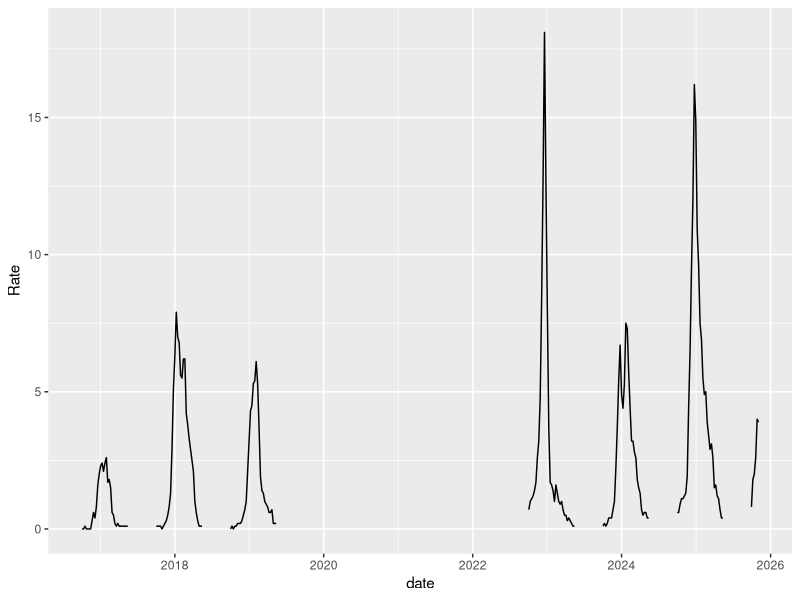
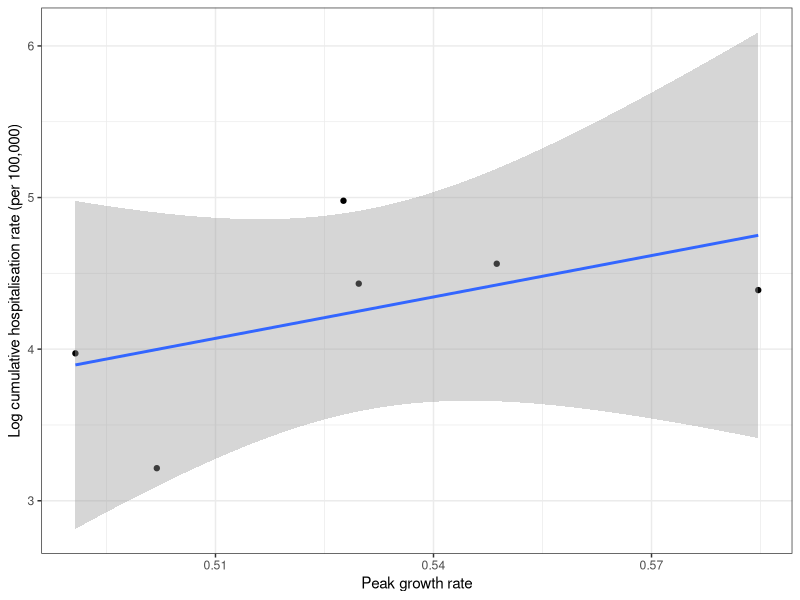
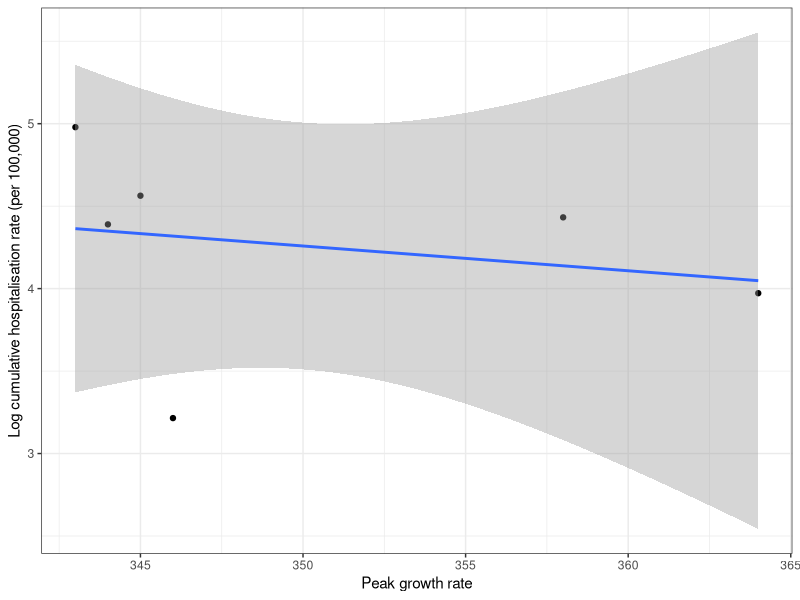
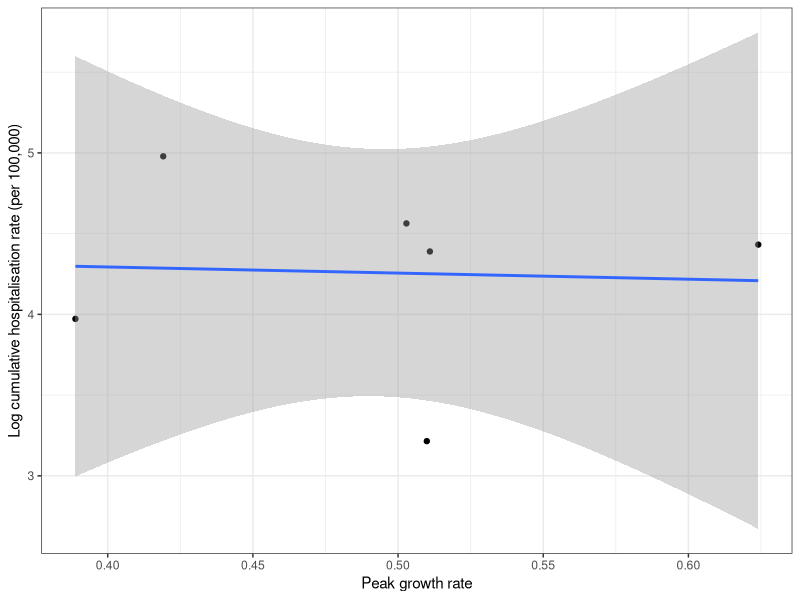
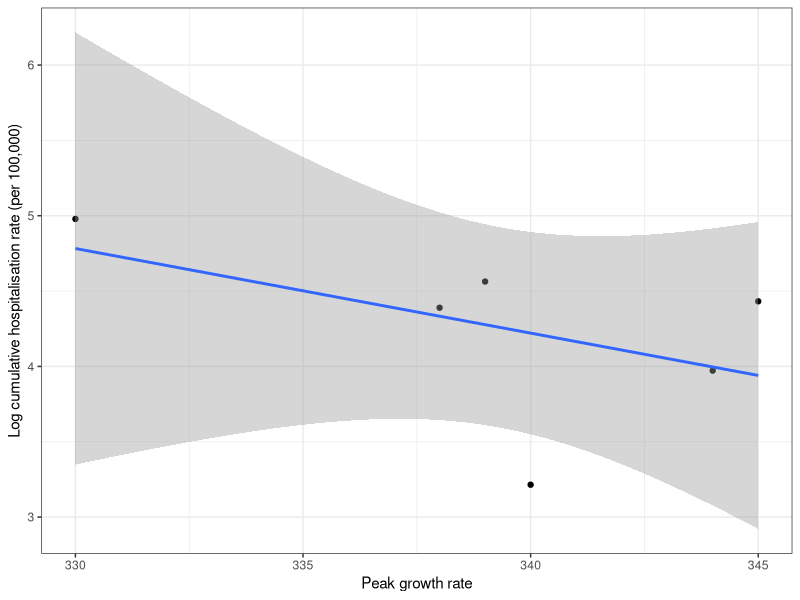

R code for these plots, in order:
## Check if peak, timing or second derivative of growth rate correlates with cumulative hospitalisations for each season

library(tidyverse)
setwd("~/Documents/GitHub/influenza_H3N2_k_clade/")

hosp_dat <- read_csv('data/hospitalisations/weekly_hospital_admissions_flu_overall.csv')

hosp_dat$date <- lubridate::dmy(hosp_dat$Date)
ggplot(hosp_dat) + geom_line(aes(x=date,y=Rate,group=Season))
hosp_dat_summ <- hosp_dat %>% group_by(Season) %>% summarize(total_hosp = sum(Rate))

## H3 seasons
Season <- c("2016/17", "2017/18", "2018/19", "2022/23", "2023/24", "2024/25", "2025/26")
Season1 <- c("2016 to 2017", "2017 to 2018", "2018 to 2019", "2022 to 2023", "2023 to 2024", "2024 to 2025", "2025 to 2026")
Dominant <- c("H3", "B", "H1", "H3", "Mixed", "H1", "H3")
Season_key <- data.frame(Season=Season1,season=Season,Dominant=Dominant)

## Compare to flunet growth rates
flunet_grs <- read_csv("results/flunet_all_growth_rates.csv")
get_peak_grs <- flunet_grs %>% group_by(season) %>% filter(y == max(y)) %>% select(y,season,day_of_year)

## Does peak growth rate predict total hospitalisations?
fit_dat <- left_join(hosp_dat_summ, Season_key) %>% select(-Season) %>% left_join(get_peak_grs) %>%
  filter(Season != "2025/26")
p_hosp_regression_flunet_peak <-   ggplot(fit_dat) + geom_point(aes(x=y,y=log(total_hosp)))+ geom_smooth(aes(x=y,y=log(total_hosp)),method="lm") +
    theme_bw() +
    xlab("Peak growth rate") +
    ylab("Log cumulative hospitalisation rate (per 100,000)")

summary(lm(log(total_hosp) ~ y, data=fit_dat))

## Does timing of peak growth rate predict total hospitalisations?
p_hosp_regression_flunet_peak_time <- left_join(hosp_dat_summ, Season_key) %>% select(-Season) %>% left_join(get_peak_grs) %>%
  filter(Season != "2025/26") %>%
  ggplot() + geom_point(aes(x=day_of_year,y=log(total_hosp)))+ geom_smooth(aes(x=day_of_year,y=log(total_hosp)),method="lm") +
  theme_bw() +
  xlab("Peak growth rate") +
  ylab("Log cumulative hospitalisation rate (per 100,000)")

summary(lm(log(total_hosp) ~ day_of_year, data=fit_dat))

ggsave(p_hosp_regression_flunet_peak, filename="figures/hospitalisations_vs_flunet_peak_gr.png", width=5, height=3)
ggsave(p_hosp_regression_flunet_peak_time, filename="figures/hospitalisations_vs_flunet_peak_gr_time.png", width=5, height=3)



## Compare to UKHSA growth rates
flunet_grs <- read_csv("results/ukhsa_all_flu_growth_rates.csv")
get_peak_grs <- flunet_grs %>% group_by(season) %>% filter(y == max(y)) %>% mutate(day_of_year=yday(date)) %>% select(y,season,day_of_year)

## Does peak growth rate predict total hospitalisations?
fit_dat <- left_join(hosp_dat_summ, Season_key) %>% select(-Season) %>% left_join(get_peak_grs) %>%
  filter(Season != "2025/26")
p_hosp_regression_ukhsa_peak <-   ggplot(fit_dat) + geom_point(aes(x=y,y=log(total_hosp)))+ geom_smooth(aes(x=y,y=log(total_hosp)),method="lm") +
  theme_bw() +
  xlab("Peak growth rate") +
  ylab("Log cumulative hospitalisation rate (per 100,000)")

summary(lm(log(total_hosp) ~ y, data=fit_dat))

## Does timing of peak growth rate predict total hospitalisations?
p_hosp_regression_ukhsa_peak_time <- left_join(hosp_dat_summ, Season_key) %>% select(-Season) %>% left_join(get_peak_grs) %>%
  filter(Season != "2025/26") %>%
  ggplot() + geom_point(aes(x=day_of_year,y=log(total_hosp)))+ geom_smooth(aes(x=day_of_year,y=log(total_hosp)),method="lm") +
  theme_bw() +
  xlab("Peak growth rate") +
  ylab("Log cumulative hospitalisation rate (per 100,000)")

summary(lm(log(total_hosp) ~ day_of_year, data=fit_dat))

ggsave(p_hosp_regression_ukhsa_peak, filename="figures/hospitalisations_vs_ukhsa_peak_gr.png", width=5, height=3)
ggsave(p_hosp_regression_ukhsa_peak_time, filename="figures/hospitalisations_vs_ukhsa_peak_gr_time.png", width=5, height=3)